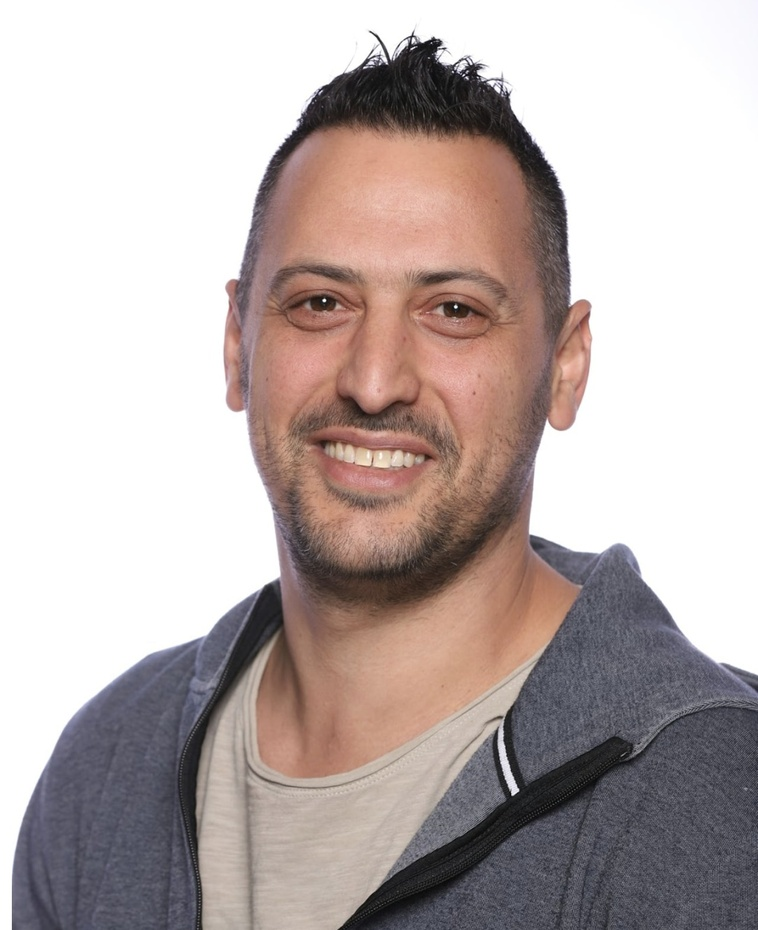
#> input picture amit-profile-pic.jpg, 758 x 930 px, shrunk from 1280 x 1570 before the run
$ python local_crop.py
#> lines starting #> are read from the running program, lines starting #| are printed output that depends on the picture
#!/usr/bin/python

import  random, os, sys, json, random, getopt, base64, csv, datetime, subprocess
from PIL import Image
from google.cloud import storage

"""
Example:

python local_crop.py -l 320 -t 392 -r 960 -b 1117

"""

def crop(image_path, coords, saved_location):

    image_obj = Image.open(image_path)
    cropped_image = image_obj.crop(coords)
    cropped_image.save(saved_location)

def main(argv):

    imgfilepath="amit-profile-pic.jpg"
    outfile="amit-profile-pic-cropped.jpg"

    #this is to be used when no parameters are sent
    original = Image.open(imgfilepath)
#> original is the input picture: PIL image 758x930 RGB; mean R, G, B 187.7, 176.1, 174
    width, height = original.size   # Get dimensions
#> width = 758; height = 930
    left = width/4
#> left = 189.5
    top = height/4
#> top = 232.5
    right = 3 * width/4
#> right = 568.5
    bottom = 3 * height/4
#> bottom = 697.5

    try:
        #opts, args = getopt.getopt(argv,"x:e:d:",["xml-file=","xml-dir=","images-dir="])
        opts, args = getopt.getopt(argv,"i:o:l:r:t:b:")
    except getopt.GetoptError:
        sys.exit(42)
    for opt, arg in opts:
        if opt == "-i":
            imgfilepath = arg
        elif opt == "-o":
            outfile = arg
        elif opt == "-l":
            left = float(arg)
        elif opt == "-r":
            right = float(arg)
        elif opt == "-t":
            top = float(arg)
        elif opt == "-b":
            bottom = float(arg)


    coords=(float(left), float(top), float(right), float(bottom))
#> coords = (189.5, 232.5, 568.5, 697.5)
    print (coords)
#| (189.5, 232.5, 568.5, 697.5)
    crop(imgfilepath, coords, outfile)
#> in crop, `cropped_image = image_obj.crop(coords)`:
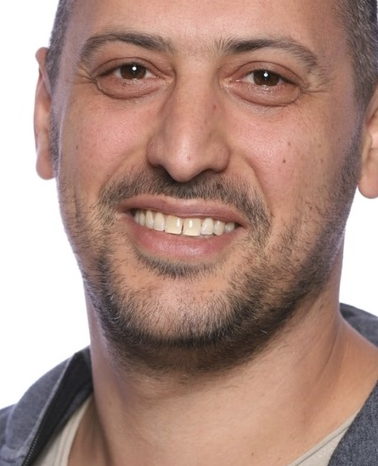
#> cropped_image: PIL image 378x466 RGB; mean R, G, B 171.6, 139.5, 128.7

if __name__ == "__main__":
	script_name=sys.argv[0]
	arguments = len(sys.argv) - 1

	main(sys.argv[1:])

$ run again, with Guido-portrait-2014.jpg copied over amit-profile-pic.jpg
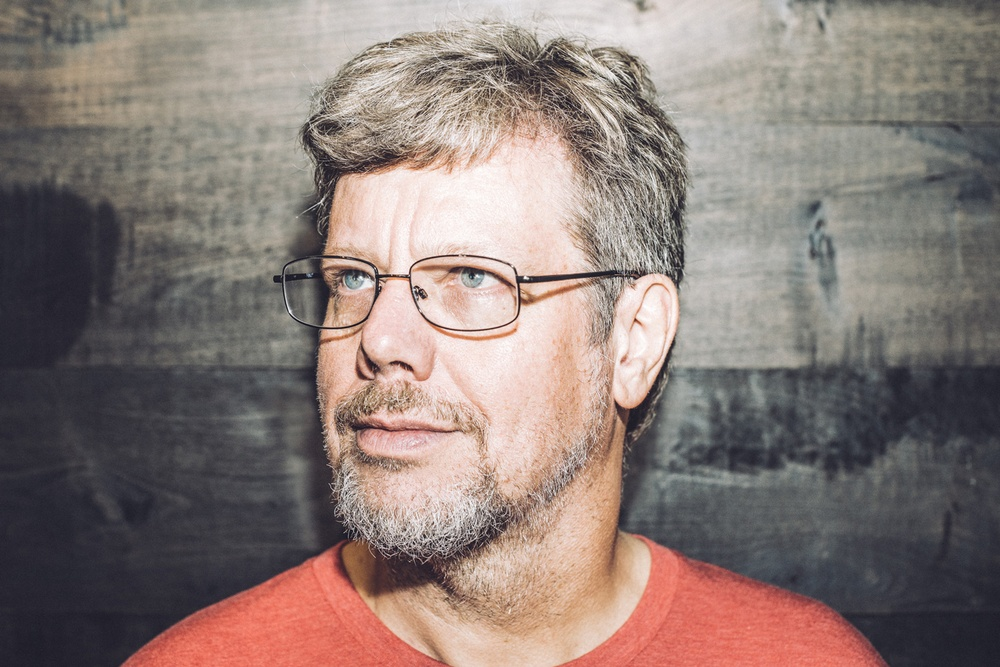
#> input picture Guido-portrait-2014.jpg, 1000 x 667 px, shrunk from 1500 x 1000 before the run
#> in main, original is the input picture: PIL image 1000x667 RGB; mean R, G, B 138.8, 124, 119.1
#| (250.0, 166.75, 750.0, 500.25)
#> in crop, `cropped_image = image_obj.crop(coords)`:
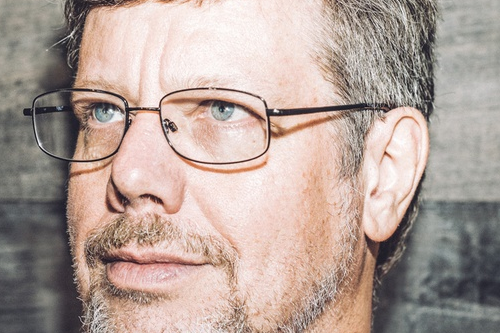
#> cropped_image: PIL image 500x333 RGB; mean R, G, B 179.4, 162.2, 154.3
